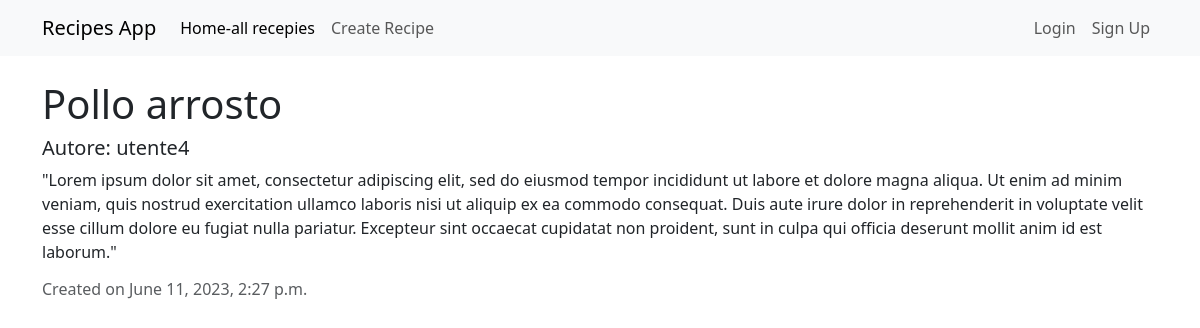
The page /recipe/9/ on the database its author committed.
### recipes/models.py (models this page shows, shortened)
class Recipe(models.Model):
    title = models.CharField(max_length=100)
    description = models.TextField()
    category = models.ForeignKey('categories.Category', on_delete=models.CASCADE, null=True)
    created_at = models.DateTimeField(auto_now_add=True)
    author = models.ForeignKey(User, on_delete=models.CASCADE)
    favorite = models.ManyToManyField(User, related_name='favorite', blank=True)

### recipes/views.py (the view)
# urls.py: path('recipe/<int:pk>/', views.RecipeDetailView.as_view(), name="recipes-detail"),
class RecipeDetailView(DetailView):
    model = models.Recipe

### recipes/templates/recipes/recipe_detail.html (shortened to what this page needs)
{% extends 'recipes/base.html' %}
{% block content %}
        <h1 class="card-title mt-4">{{object.title}}</h1>
        <h5 class="mt-2">Autore: {{ object.author }}</h5>
        <p class="card-text">{{ recipe.description }}</p>
        <h6 class="card-subtitle mb-2 text-muted">Created on {{object.created_at}}</h6>
{% endblock content %}

### rows shown on the page
Recipe: title "Pollo arrosto", author "utente4", description "\"Lorem ipsum dolor sit amet, consectetur adipiscing elit, sed do eiusmod tempor incididunt ut labore et dolore magna aliqua. Ut enim ad minim veniam, quis nostrud exercitation ullamco laboris nisi ut aliquip ex ea commodo consequat. Duis aute irure dolor in reprehenderit in voluptate velit esse cillum dolore eu fugiat nulla pariatur. Excepteur sint occaecat cupidatat non proident, sunt in culpa qui officia deserunt mollit anim id est laborum.\"", created_at "June 11, 2023, 2:27 p.m."
